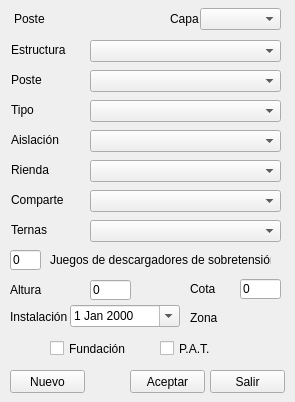
<?xml version="1.0" encoding="UTF-8"?>
<ui version="4.0">
 <class>Form</class>
 <widget class="QWidget" name="Form">
  <property name="windowModality">
   <enum>Qt::ApplicationModal</enum>
  </property>
  <property name="geometry">
   <rect>
    <x>0</x>
    <y>0</y>
    <width>295</width>
    <height>402</height>
   </rect>
  </property>
  <property name="windowTitle">
   <string>Apoyo</string>
  </property>
  <property name="inputMethodHints">
   <set>Qt::ImhNone</set>
  </property>
  <widget class="QComboBox" name="cmbCapa">
   <property name="geometry">
    <rect>
     <x>200</x>
     <y>8</y>
     <width>81</width>
     <height>22</height>
    </rect>
   </property>
  </widget>
  <widget class="QLineEdit" name="txtCota">
   <property name="geometry">
    <rect>
     <x>240</x>
     <y>279</y>
     <width>41</width>
     <height>20</height>
    </rect>
   </property>
   <property name="inputMethodHints">
    <set>Qt::ImhFormattedNumbersOnly</set>
   </property>
   <property name="text">
    <string>0</string>
   </property>
  </widget>
  <widget class="QDateEdit" name="datInstalacion">
   <property name="geometry">
    <rect>
     <x>70</x>
     <y>305</y>
     <width>110</width>
     <height>22</height>
    </rect>
   </property>
   <property name="calendarPopup">
    <bool>true</bool>
   </property>
  </widget>
  <widget class="QLabel" name="label">
   <property name="geometry">
    <rect>
     <x>14</x>
     <y>12</y>
     <width>47</width>
     <height>13</height>
    </rect>
   </property>
   <property name="text">
    <string>Poste</string>
   </property>
  </widget>
  <widget class="QLabel" name="lblPoste">
   <property name="geometry">
    <rect>
     <x>76</x>
     <y>11</y>
     <width>91</width>
     <height>16</height>
    </rect>
   </property>
   <property name="text">
    <string>&lt;automático&gt;</string>
   </property>
  </widget>
  <widget class="QComboBox" name="cmbEstructura">
   <property name="geometry">
    <rect>
     <x>90</x>
     <y>40</y>
     <width>191</width>
     <height>22</height>
    </rect>
   </property>
  </widget>
  <widget class="QLabel" name="label_3">
   <property name="geometry">
    <rect>
     <x>11</x>
     <y>42</y>
     <width>71</width>
     <height>16</height>
    </rect>
   </property>
   <property name="text">
    <string>Estructura</string>
   </property>
  </widget>
  <widget class="QLabel" name="label_4">
   <property name="geometry">
    <rect>
     <x>11</x>
     <y>72</y>
     <width>71</width>
     <height>16</height>
    </rect>
   </property>
   <property name="text">
    <string>Poste</string>
   </property>
  </widget>
  <widget class="QLabel" name="label_5">
   <property name="geometry">
    <rect>
     <x>170</x>
     <y>9</y>
     <width>31</width>
     <height>20</height>
    </rect>
   </property>
   <property name="text">
    <string>Capa</string>
   </property>
  </widget>
  <widget class="QLabel" name="lblZona">
   <property name="geometry">
    <rect>
     <x>222</x>
     <y>308</y>
     <width>90</width>
     <height>20</height>
    </rect>
   </property>
   <property name="frameShape">
    <enum>QFrame::NoFrame</enum>
   </property>
   <property name="text">
    <string>&lt;desc.&gt;</string>
   </property>
   <property name="alignment">
    <set>Qt::AlignLeading|Qt::AlignLeft|Qt::AlignVCenter</set>
   </property>
  </widget>
  <widget class="QLabel" name="label_9">
   <property name="geometry">
    <rect>
     <x>190</x>
     <y>281</y>
     <width>47</width>
     <height>16</height>
    </rect>
   </property>
   <property name="text">
    <string>Cota</string>
   </property>
  </widget>
  <widget class="QLabel" name="label_10">
   <property name="geometry">
    <rect>
     <x>10</x>
     <y>310</y>
     <width>80</width>
     <height>13</height>
    </rect>
   </property>
   <property name="text">
    <string>Instalación</string>
   </property>
  </widget>
  <widget class="QPushButton" name="cmdAceptar">
   <property name="geometry">
    <rect>
     <x>130</x>
     <y>370</y>
     <width>75</width>
     <height>23</height>
    </rect>
   </property>
   <property name="text">
    <string>Aceptar</string>
   </property>
  </widget>
  <widget class="QLabel" name="lblSubzona">
   <property name="geometry">
    <rect>
     <x>330</x>
     <y>352</y>
     <width>91</width>
     <height>20</height>
    </rect>
   </property>
   <property name="frameShape">
    <enum>QFrame::NoFrame</enum>
   </property>
   <property name="text">
    <string/>
   </property>
   <property name="alignment">
    <set>Qt::AlignLeading|Qt::AlignLeft|Qt::AlignVCenter</set>
   </property>
  </widget>
  <widget class="QLabel" name="label_7">
   <property name="geometry">
    <rect>
     <x>50</x>
     <y>250</y>
     <width>221</width>
     <height>20</height>
    </rect>
   </property>
   <property name="text">
    <string>Juegos de descargadores de sobretensión</string>
   </property>
  </widget>
  <widget class="QLabel" name="label_8">
   <property name="geometry">
    <rect>
     <x>190</x>
     <y>310</y>
     <width>30</width>
     <height>16</height>
    </rect>
   </property>
   <property name="text">
    <string>Zona</string>
   </property>
  </widget>
  <widget class="QPushButton" name="cmdSalir">
   <property name="geometry">
    <rect>
     <x>210</x>
     <y>370</y>
     <width>75</width>
     <height>23</height>
    </rect>
   </property>
   <property name="text">
    <string>Salir</string>
   </property>
  </widget>
  <widget class="QComboBox" name="cmbPoste">
   <property name="geometry">
    <rect>
     <x>90</x>
     <y>70</y>
     <width>191</width>
     <height>22</height>
    </rect>
   </property>
  </widget>
  <widget class="QLabel" name="label_12">
   <property name="geometry">
    <rect>
     <x>11</x>
     <y>102</y>
     <width>71</width>
     <height>16</height>
    </rect>
   </property>
   <property name="text">
    <string>Tipo</string>
   </property>
  </widget>
  <widget class="QComboBox" name="cmbTipo">
   <property name="geometry">
    <rect>
     <x>90</x>
     <y>100</y>
     <width>191</width>
     <height>22</height>
    </rect>
   </property>
  </widget>
  <widget class="QLabel" name="label_13">
   <property name="geometry">
    <rect>
     <x>11</x>
     <y>132</y>
     <width>71</width>
     <height>16</height>
    </rect>
   </property>
   <property name="text">
    <string>Aislación</string>
   </property>
  </widget>
  <widget class="QComboBox" name="cmbComparte">
   <property name="geometry">
    <rect>
     <x>90</x>
     <y>190</y>
     <width>191</width>
     <height>22</height>
    </rect>
   </property>
  </widget>
  <widget class="QComboBox" name="cmbAislacion">
   <property name="geometry">
    <rect>
     <x>90</x>
     <y>130</y>
     <width>191</width>
     <height>22</height>
    </rect>
   </property>
  </widget>
  <widget class="QLabel" name="label_14">
   <property name="geometry">
    <rect>
     <x>11</x>
     <y>162</y>
     <width>71</width>
     <height>16</height>
    </rect>
   </property>
   <property name="text">
    <string>Rienda</string>
   </property>
  </widget>
  <widget class="QLabel" name="label_15">
   <property name="geometry">
    <rect>
     <x>11</x>
     <y>192</y>
     <width>71</width>
     <height>16</height>
    </rect>
   </property>
   <property name="text">
    <string>Comparte</string>
   </property>
  </widget>
  <widget class="QComboBox" name="cmbRienda">
   <property name="geometry">
    <rect>
     <x>90</x>
     <y>160</y>
     <width>191</width>
     <height>22</height>
    </rect>
   </property>
  </widget>
  <widget class="QLabel" name="label_16">
   <property name="geometry">
    <rect>
     <x>11</x>
     <y>222</y>
     <width>71</width>
     <height>16</height>
    </rect>
   </property>
   <property name="text">
    <string>Ternas</string>
   </property>
  </widget>
  <widget class="QComboBox" name="cmbTernas">
   <property name="geometry">
    <rect>
     <x>90</x>
     <y>220</y>
     <width>191</width>
     <height>22</height>
    </rect>
   </property>
  </widget>
  <widget class="QLineEdit" name="txtDescargadores">
   <property name="geometry">
    <rect>
     <x>10</x>
     <y>250</y>
     <width>31</width>
     <height>20</height>
    </rect>
   </property>
   <property name="inputMethodHints">
    <set>Qt::ImhFormattedNumbersOnly</set>
   </property>
   <property name="text">
    <string>0</string>
   </property>
  </widget>
  <widget class="QCheckBox" name="chkFundacion">
   <property name="geometry">
    <rect>
     <x>50</x>
     <y>340</y>
     <width>91</width>
     <height>17</height>
    </rect>
   </property>
   <property name="text">
    <string>Fundación</string>
   </property>
   <property name="checked">
    <bool>false</bool>
   </property>
  </widget>
  <widget class="QCheckBox" name="chkPat">
   <property name="geometry">
    <rect>
     <x>160</x>
     <y>340</y>
     <width>61</width>
     <height>17</height>
    </rect>
   </property>
   <property name="text">
    <string>P.A.T.</string>
   </property>
   <property name="checked">
    <bool>false</bool>
   </property>
  </widget>
  <widget class="QLineEdit" name="txtAltura">
   <property name="geometry">
    <rect>
     <x>90</x>
     <y>280</y>
     <width>41</width>
     <height>20</height>
    </rect>
   </property>
   <property name="inputMethodHints">
    <set>Qt::ImhFormattedNumbersOnly</set>
   </property>
   <property name="text">
    <string>0</string>
   </property>
  </widget>
  <widget class="QLabel" name="label_17">
   <property name="geometry">
    <rect>
     <x>10</x>
     <y>282</y>
     <width>81</width>
     <height>16</height>
    </rect>
   </property>
   <property name="text">
    <string>Altura</string>
   </property>
  </widget>
  <widget class="QPushButton" name="cmdNuevo">
   <property name="geometry">
    <rect>
     <x>10</x>
     <y>370</y>
     <width>75</width>
     <height>23</height>
    </rect>
   </property>
   <property name="text">
    <string>Nuevo</string>
   </property>
  </widget>
 </widget>
 <resources/>
 <connections/>
</ui>
